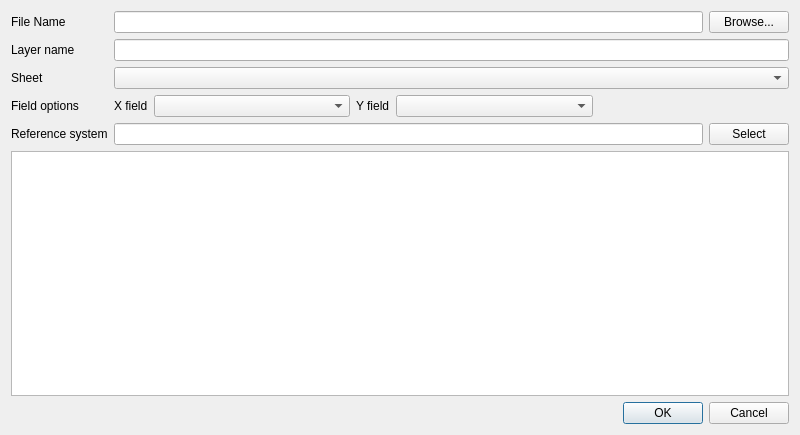
<?xml version="1.0" encoding="UTF-8"?>
<ui version="4.0">
 <class>SpreadsheetLayersPluginDialogBase</class>
 <widget class="QDialog" name="SpreadsheetLayersPluginDialogBase">
  <property name="geometry">
   <rect>
    <x>0</x>
    <y>0</y>
    <width>800</width>
    <height>435</height>
   </rect>
  </property>
  <property name="windowTitle">
   <string>Create a Layer from a Spreadsheet File</string>
  </property>
  <layout class="QVBoxLayout" name="verticalLayout_7">
   <item>
    <layout class="QFormLayout" name="formLayout">
     <property name="fieldGrowthPolicy">
      <enum>QFormLayout::AllNonFixedFieldsGrow</enum>
     </property>
     <item row="0" column="0">
      <widget class="QLabel" name="filePathLabel">
       <property name="sizePolicy">
        <sizepolicy hsizetype="Minimum" vsizetype="Minimum">
         <horstretch>0</horstretch>
         <verstretch>0</verstretch>
        </sizepolicy>
       </property>
       <property name="text">
        <string>File Name</string>
       </property>
       <property name="indent">
        <number>0</number>
       </property>
      </widget>
     </item>
     <item row="0" column="1">
      <layout class="QHBoxLayout" name="filePathLayout">
       <property name="topMargin">
        <number>0</number>
       </property>
       <item>
        <widget class="QLineEdit" name="filePathEdit">
         <property name="toolTip">
          <string/>
         </property>
         <property name="whatsThis">
          <string/>
         </property>
         <property name="readOnly">
          <bool>false</bool>
         </property>
        </widget>
       </item>
       <item>
        <widget class="QPushButton" name="filePathButton">
         <property name="enabled">
          <bool>true</bool>
         </property>
         <property name="maximumSize">
          <size>
           <width>16777215</width>
           <height>16777215</height>
          </size>
         </property>
         <property name="toolTip">
          <string/>
         </property>
         <property name="whatsThis">
          <string/>
         </property>
         <property name="text">
          <string>Browse...</string>
         </property>
         <property name="flat">
          <bool>false</bool>
         </property>
        </widget>
       </item>
      </layout>
     </item>
     <item row="1" column="0">
      <widget class="QLabel" name="layerNameLabel">
       <property name="sizePolicy">
        <sizepolicy hsizetype="Minimum" vsizetype="Preferred">
         <horstretch>0</horstretch>
         <verstretch>0</verstretch>
        </sizepolicy>
       </property>
       <property name="text">
        <string>Layer name</string>
       </property>
      </widget>
     </item>
     <item row="1" column="1">
      <layout class="QHBoxLayout" name="layerNameLayout">
       <property name="topMargin">
        <number>0</number>
       </property>
       <item>
        <widget class="QLineEdit" name="layerNameEdit">
         <property name="toolTip">
          <string/>
         </property>
         <property name="whatsThis">
          <string/>
         </property>
        </widget>
       </item>
      </layout>
     </item>
     <item row="2" column="0">
      <widget class="QLabel" name="sheetLabel">
       <property name="sizePolicy">
        <sizepolicy hsizetype="Minimum" vsizetype="Preferred">
         <horstretch>0</horstretch>
         <verstretch>0</verstretch>
        </sizepolicy>
       </property>
       <property name="text">
        <string>Sheet</string>
       </property>
      </widget>
     </item>
     <item row="2" column="1">
      <widget class="QComboBox" name="sheetBox">
       <property name="sizePolicy">
        <sizepolicy hsizetype="Expanding" vsizetype="Fixed">
         <horstretch>0</horstretch>
         <verstretch>0</verstretch>
        </sizepolicy>
       </property>
      </widget>
     </item>
     <item row="3" column="0">
      <widget class="QLabel" name="fieldOptionsLabel">
       <property name="text">
        <string>Field options</string>
       </property>
      </widget>
     </item>
     <item row="3" column="1">
      <layout class="QHBoxLayout" name="fieldOptionsLayout">
       <item>
        <widget class="QLabel" name="xFieldLabel">
         <property name="enabled">
          <bool>true</bool>
         </property>
         <property name="text">
          <string>X field</string>
         </property>
        </widget>
       </item>
       <item>
        <widget class="QComboBox" name="xFieldBox">
         <property name="enabled">
          <bool>true</bool>
         </property>
         <property name="sizePolicy">
          <sizepolicy hsizetype="Expanding" vsizetype="Fixed">
           <horstretch>0</horstretch>
           <verstretch>0</verstretch>
          </sizepolicy>
         </property>
         <property name="minimumSize">
          <size>
           <width>120</width>
           <height>0</height>
          </size>
         </property>
         <property name="toolTip">
          <string/>
         </property>
         <property name="statusTip">
          <string/>
         </property>
         <property name="whatsThis">
          <string/>
         </property>
         <property name="editable">
          <bool>false</bool>
         </property>
        </widget>
       </item>
       <item>
        <widget class="QLabel" name="yFieldLabel">
         <property name="enabled">
          <bool>true</bool>
         </property>
         <property name="text">
          <string>Y field</string>
         </property>
        </widget>
       </item>
       <item>
        <widget class="QComboBox" name="yFieldBox">
         <property name="enabled">
          <bool>true</bool>
         </property>
         <property name="sizePolicy">
          <sizepolicy hsizetype="Expanding" vsizetype="Fixed">
           <horstretch>0</horstretch>
           <verstretch>0</verstretch>
          </sizepolicy>
         </property>
         <property name="minimumSize">
          <size>
           <width>120</width>
           <height>0</height>
          </size>
         </property>
         <property name="toolTip">
          <string/>
         </property>
         <property name="statusTip">
          <string/>
         </property>
         <property name="whatsThis">
          <string/>
         </property>
         <property name="editable">
          <bool>false</bool>
         </property>
        </widget>
       </item>
       <item>
        <spacer name="fieldOptionsSpacer">
         <property name="orientation">
          <enum>Qt::Horizontal</enum>
         </property>
         <property name="sizeHint" stdset="0">
          <size>
           <width>0</width>
           <height>0</height>
          </size>
         </property>
        </spacer>
       </item>
      </layout>
     </item>
     <item row="4" column="0">
      <widget class="QLabel" name="crsLabel">
       <property name="sizePolicy">
        <sizepolicy hsizetype="Preferred" vsizetype="Preferred">
         <horstretch>0</horstretch>
         <verstretch>0</verstretch>
        </sizepolicy>
       </property>
       <property name="text">
        <string>Reference system</string>
       </property>
      </widget>
     </item>
     <item row="4" column="1">
      <layout class="QHBoxLayout" name="crsLayout">
       <item>
        <widget class="QLineEdit" name="crsEdit">
         <property name="enabled">
          <bool>true</bool>
         </property>
         <property name="inputMask">
          <string/>
         </property>
         <property name="readOnly">
          <bool>true</bool>
         </property>
        </widget>
       </item>
       <item>
        <widget class="QPushButton" name="crsButton">
         <property name="text">
          <string>Select</string>
         </property>
        </widget>
       </item>
      </layout>
     </item>
    </layout>
   </item>
   <item>
    <widget class="QTableView" name="sampleView">
     <property name="selectionMode">
      <enum>QAbstractItemView::NoSelection</enum>
     </property>
     <property name="selectionBehavior">
      <enum>QAbstractItemView::SelectRows</enum>
     </property>
    </widget>
   </item>
   <item>
    <widget class="QDialogButtonBox" name="buttonBox">
     <property name="orientation">
      <enum>Qt::Horizontal</enum>
     </property>
     <property name="standardButtons">
      <set>QDialogButtonBox::Cancel|QDialogButtonBox::Ok</set>
     </property>
    </widget>
   </item>
  </layout>
 </widget>
 <resources/>
 <connections>
  <connection>
   <sender>buttonBox</sender>
   <signal>accepted()</signal>
   <receiver>SpreadsheetLayersPluginDialogBase</receiver>
   <slot>accept()</slot>
   <hints>
    <hint type="sourcelabel">
     <x>771</x>
     <y>409</y>
    </hint>
    <hint type="destinationlabel">
     <x>707</x>
     <y>304</y>
    </hint>
   </hints>
  </connection>
  <connection>
   <sender>buttonBox</sender>
   <signal>rejected()</signal>
   <receiver>SpreadsheetLayersPluginDialogBase</receiver>
   <slot>reject()</slot>
   <hints>
    <hint type="sourcelabel">
     <x>648</x>
     <y>410</y>
    </hint>
    <hint type="destinationlabel">
     <x>578</x>
     <y>302</y>
    </hint>
   </hints>
  </connection>
 </connections>
</ui>
